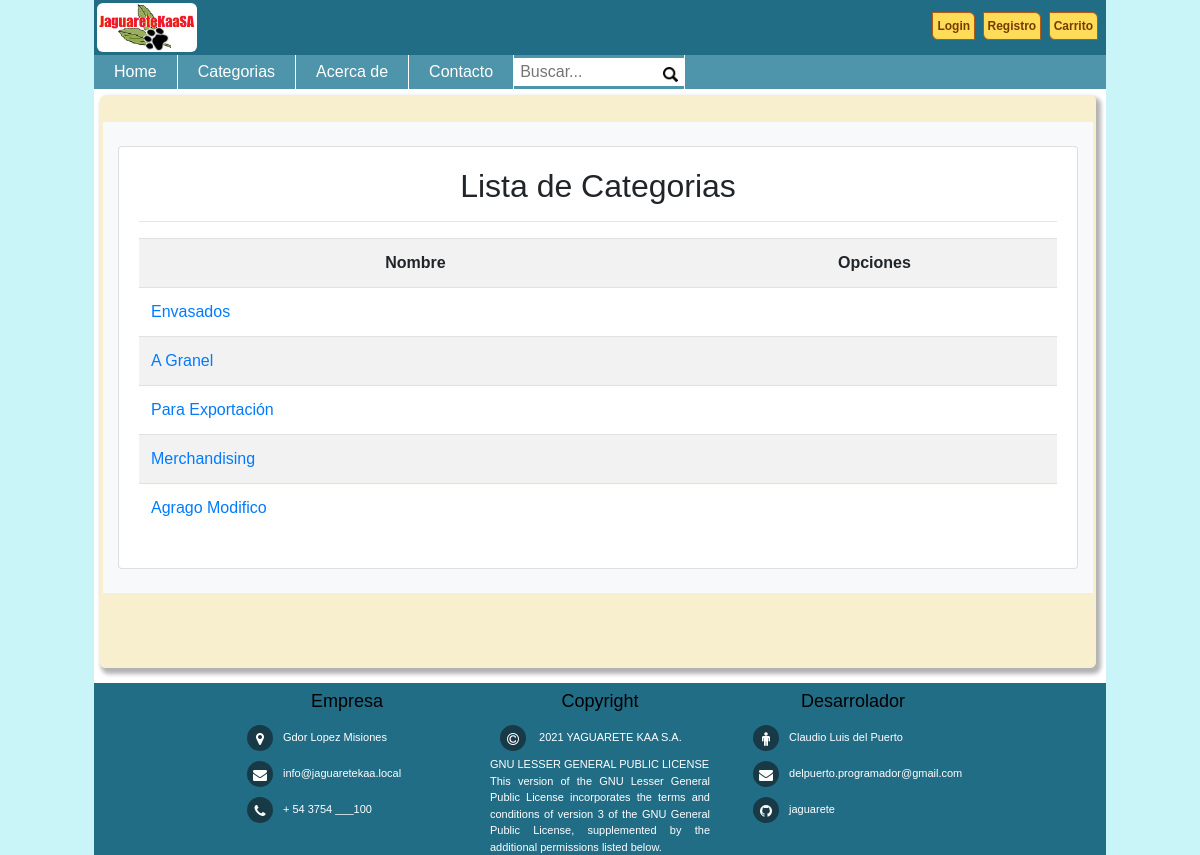
Page /listar_categorias/ on the earlier database version.
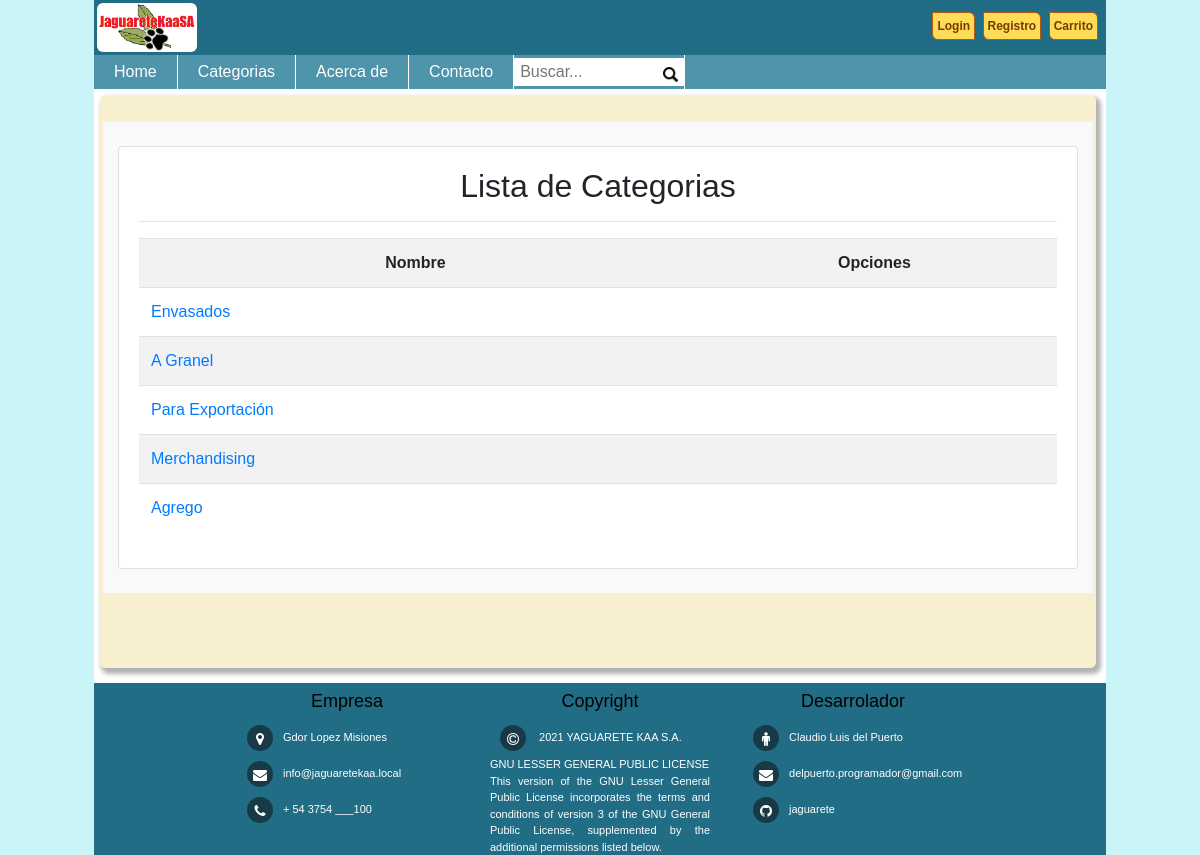
Same page on the later database version.
### jaguareteAPP/models.py (models this page shows, shortened)
class Categoria(models.Model):
    nombre = models.CharField(max_length=50)

### jaguareteAPP/views.py (the view)
# urls.py: path('listar_categorias/', views.listar_categorias, name="listar_categorias"),
def listar_categorias(request):
    categoria = Categoria.objects.all()
    data = {
        'categorias': categoria
    }
    return render(request,"categoria/listar.html", data)

### jaguareteAPP/templates/categoria/listar.html (shortened to what this page needs)
{% extends 'home/base.html' %}
{% block contenido %}
{% load crispy_forms_tags %}
{% load humanize %}
<br>
<div class="container bg-light">
    <br>
    <div class="card">
        <div class="card-body">
            <h2>Lista de Categorias</h2>
            <hr>
            <table class="table table-striped table-hover table-responsive-sm">
                <tr>
                    <th>Nombre</th>
                    <th>Opciones</th>
                </tr>
                {% for p in categorias %}
                    <tr>
                        <td align="left">
                            <a href="{% url 'bus_cat' p.id %}" class="link-info">
                                {{p.nombre | title}}
                            </a>
                        </td>
                        <td>
                        </td>
                    </tr>
                {% endfor %}
            </table>
        </div>
    </div>
    <br>
</div>
<br>
<br>
<br>
{% endblock %}

Differences in the rows shown:
removed Categoria: nombre "Agrago Modifico"
added Categoria: nombre "Agrego"
